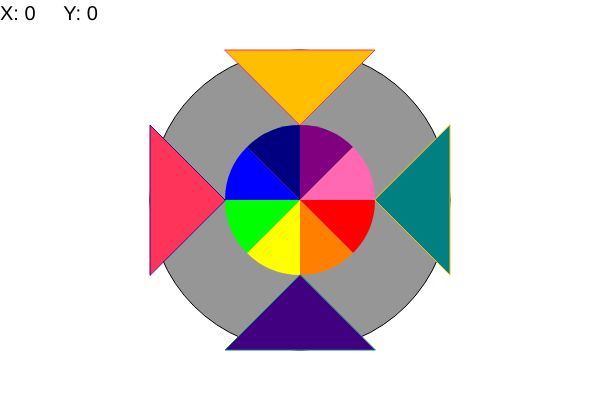
Frame 1 (no input)
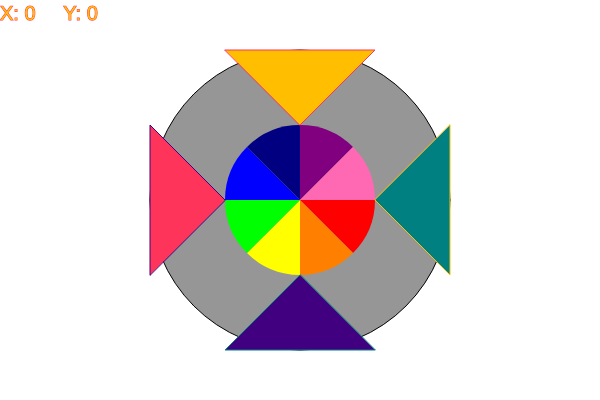
Frame 60 (no input)
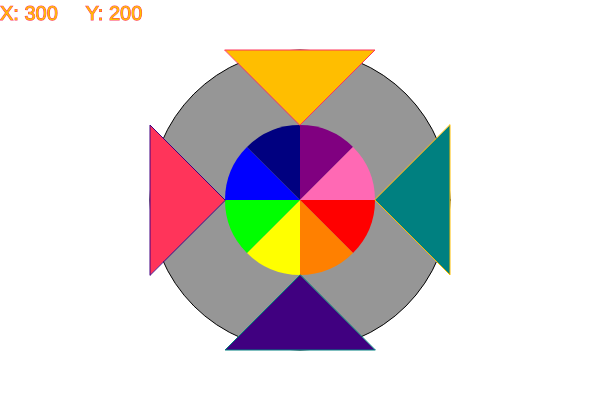
Frame 120 (the mouse pressed at the canvas centre since frame 60)

The p5.js sketch that drew these frames (run headless with seeded random() and noise() and a simulated clock; from frame 60 on, the mouse is pressed at the canvas centre):

// p5.js sketch
// ── sketch.js
function setup() {
  createCanvas(600, 400);
  textSize(20);  // 텍스트 크기 설정
  fill(0);       // 텍스트 색상 설정 (검정색)
}

function draw() {
  background(255);
  text("X: " + mouseX + "     Y: " + mouseY, 0, 20);
  
  stroke(0);
  fill(150);
  ellipse(300, 200, 300, 300);
  
  noStroke();
  fill(255, 0, 0); //빨강 
  arc(300, 200, 150, 150, radians(0), radians(45));
  
  fill(255, 128, 0); //주황
  arc(300, 200, 150, 150, radians(45), radians(90));

  fill(255, 255, 0); //노랑
  arc(300, 200, 150, 150, radians(90), radians(135));

  fill(0, 255, 0); //초록
  arc(300, 200, 150, 150, radians(135), radians(180));
 
  fill(0, 0, 255); //파랑
  arc(300, 200, 150, 150, radians(180), radians(225));

  fill(0, 0, 128); //남색
  arc(300, 200, 150, 150, radians(225), radians(270));

  fill(128, 0, 128); //보라
  arc(300, 200, 150, 150, radians(270), radians(315));

  fill(255, 105, 180); //핑크
  arc(300, 200, 150, 150, radians(315), radians(360));
  
  stroke(255,190,0)
  fill(0,128,128); //초록,파랑의 중간색
  triangle(375, 200, 450, 275, 450, 125);
  
  stroke(0,128,128);
  fill(64,0,128); //남색,보라의 중간색
  triangle(300, 275, 225, 350, 375, 350);
  
  stroke(64,0,128);
  fill(255,52,90); // 빨강,핑크의 중간색
  triangle(225, 200, 150, 125, 150, 275);
  
  stroke(255,52,90);
  fill(255,190,0); //주황,노랑의 중간색
  triangle(300, 125, 375, 50, 225, 50);  
}
